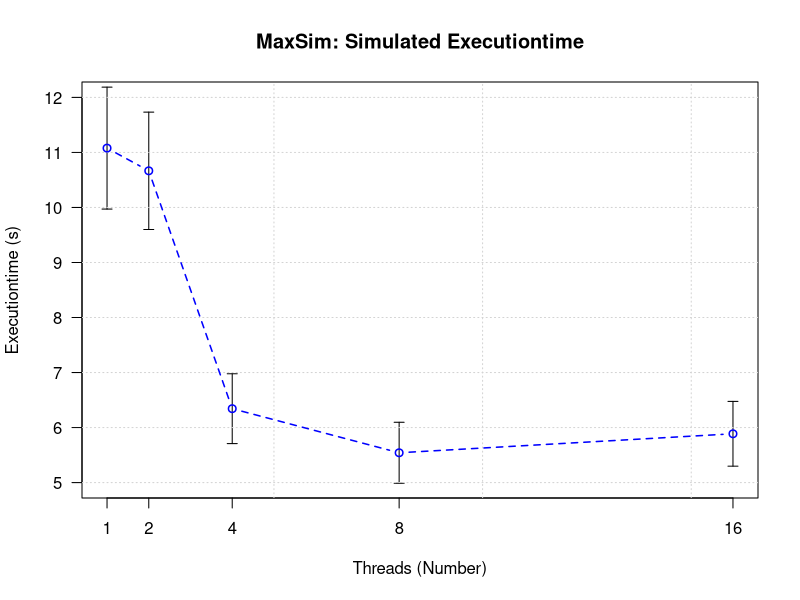

Write the R code that produced this figure.
# Create Line Chart

threadsX <- c(1,2,4,8,16)

#for 500 Transactions
## 8 CORE Config
#maxSim500TransY <- c(3.9318,3.9331,3.3782,3.4641,3.9402)
## 16 CORE Model
maxSim500Trans16CoresY <- c(11.0785,10.6660,6.3433,5.5420,5.8871)
maxsimY_SD = 0.1

# get the range for the x and y axis 
xrange <- range(1:16) 
yrange <- range(5:12)

# set up the plot 
plot(xrange, yrange, type="n", xlab="Threads (Number)",
     ylab="Executiontime (s)", xaxt="n", pch=5, axes=FALSE) 

# standard Abweichung
arrows(threadsX, maxSim500Trans16CoresY-(maxSim500Trans16CoresY*maxsimY_SD), threadsX, maxSim500Trans16CoresY+(maxSim500Trans16CoresY*maxsimY_SD), code = 3, angle = 90, length = 0.05)


axis(side=1, at=threadsX)
axis(side=2, seq(5, 12, by=1), las=1)
box()

grid(nx = NULL, ny = NULL, col = "lightgray", lty = "dotted" )

# add lines 
#lines(threadsX,maxSim500TransY,type="b", lwd=1.5, lty=1, col="red")
lines(threadsX,maxSim500Trans16CoresY,type="b", lwd=1.5, lty=2, col="blue")

# add a title and subtitle 
title("MaxSim: Simulated Executiontime")

# add a legend 
#legend("bottomleft", legend=c("8 Core ", "16 Core "), col=c("red", "blue"), lty=1:2, cex=0.8)